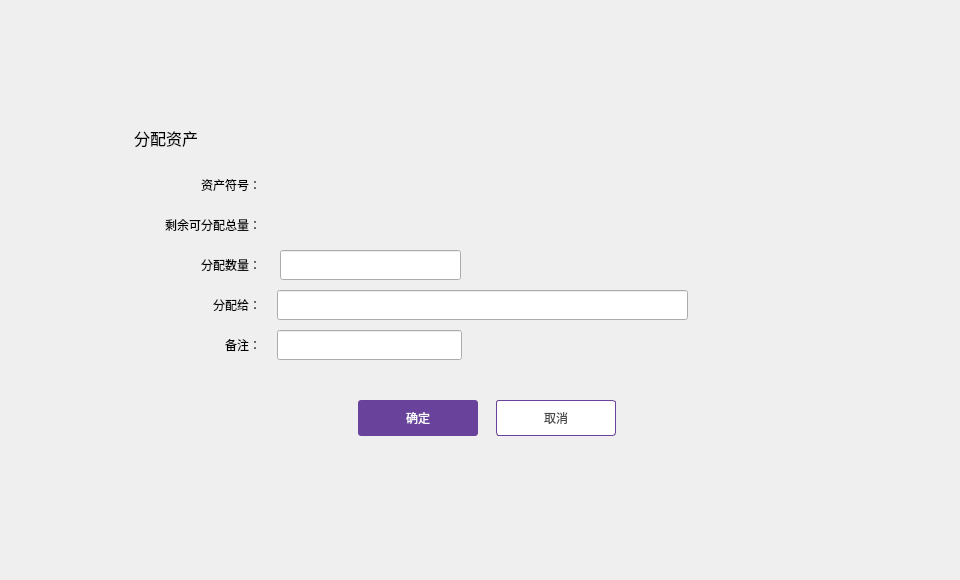
<?xml version="1.0" encoding="UTF-8"?>
<ui version="4.0">
 <class>AssetIssueDialog</class>
 <widget class="QDialog" name="AssetIssueDialog">
  <property name="geometry">
   <rect>
    <x>0</x>
    <y>0</y>
    <width>960</width>
    <height>580</height>
   </rect>
  </property>
  <property name="windowTitle">
   <string>Form</string>
  </property>
  <widget class="QWidget" name="widget" native="true">
   <property name="geometry">
    <rect>
     <x>0</x>
     <y>0</y>
     <width>960</width>
     <height>580</height>
    </rect>
   </property>
   <widget class="QWidget" name="containerWidget" native="true">
    <property name="geometry">
     <rect>
      <x>110</x>
      <y>110</y>
      <width>756</width>
      <height>411</height>
     </rect>
    </property>
    <widget class="QToolButton" name="cancelBtn">
     <property name="geometry">
      <rect>
       <x>386</x>
       <y>290</y>
       <width>120</width>
       <height>36</height>
      </rect>
     </property>
     <property name="font">
      <font>
       <family>微软雅黑</family>
      </font>
     </property>
     <property name="cursor">
      <cursorShape>PointingHandCursor</cursorShape>
     </property>
     <property name="focusPolicy">
      <enum>Qt::NoFocus</enum>
     </property>
     <property name="styleSheet">
      <string notr="true">QToolButton{background-color:#ffffff;color:#484848;border:1px solid rgb(105,67,155);border-radius:3px;}
QToolButton:hover{color:rgb(105,67,155);}</string>
     </property>
     <property name="text">
      <string>取消</string>
     </property>
    </widget>
    <widget class="QLabel" name="contactLabel2">
     <property name="geometry">
      <rect>
       <x>24</x>
       <y>17</y>
       <width>171</width>
       <height>21</height>
      </rect>
     </property>
     <property name="font">
      <font>
       <family>微软雅黑</family>
       <pointsize>12</pointsize>
      </font>
     </property>
     <property name="styleSheet">
      <string notr="true"/>
     </property>
     <property name="text">
      <string>分配资产</string>
     </property>
    </widget>
    <widget class="QLabel" name="label_2">
     <property name="geometry">
      <rect>
       <x>10</x>
       <y>100</y>
       <width>141</width>
       <height>30</height>
      </rect>
     </property>
     <property name="font">
      <font>
       <family>微软雅黑</family>
       <pointsize>9</pointsize>
      </font>
     </property>
     <property name="text">
      <string>剩余可分配总量：</string>
     </property>
     <property name="alignment">
      <set>Qt::AlignRight|Qt::AlignTrailing|Qt::AlignVCenter</set>
     </property>
    </widget>
    <widget class="QLabel" name="label">
     <property name="geometry">
      <rect>
       <x>80</x>
       <y>220</y>
       <width>71</width>
       <height>30</height>
      </rect>
     </property>
     <property name="font">
      <font>
       <family>微软雅黑</family>
       <pointsize>9</pointsize>
      </font>
     </property>
     <property name="text">
      <string>备注：</string>
     </property>
     <property name="alignment">
      <set>Qt::AlignRight|Qt::AlignTrailing|Qt::AlignVCenter</set>
     </property>
    </widget>
    <widget class="QLineEdit" name="addressLineEdit">
     <property name="geometry">
      <rect>
       <x>167</x>
       <y>180</y>
       <width>411</width>
       <height>30</height>
      </rect>
     </property>
     <property name="font">
      <font>
       <family>微软雅黑</family>
       <pointsize>9</pointsize>
      </font>
     </property>
    </widget>
    <widget class="QLineEdit" name="remarkLineEdit">
     <property name="geometry">
      <rect>
       <x>167</x>
       <y>220</y>
       <width>185</width>
       <height>30</height>
      </rect>
     </property>
     <property name="font">
      <font>
       <family>微软雅黑</family>
       <pointsize>9</pointsize>
      </font>
     </property>
    </widget>
    <widget class="QToolButton" name="okBtn">
     <property name="geometry">
      <rect>
       <x>248</x>
       <y>290</y>
       <width>120</width>
       <height>36</height>
      </rect>
     </property>
     <property name="font">
      <font>
       <family>微软雅黑</family>
      </font>
     </property>
     <property name="cursor">
      <cursorShape>PointingHandCursor</cursorShape>
     </property>
     <property name="focusPolicy">
      <enum>Qt::NoFocus</enum>
     </property>
     <property name="styleSheet">
      <string notr="true">QToolButton{background-color:rgb(105,67,155);color:#ffffff;border:none;border-radius:3px;}
QToolButton:hover{background-color:rgb(125,87,180);}
QToolButton:disabled{background-color:#cecece;}</string>
     </property>
     <property name="text">
      <string>确定</string>
     </property>
    </widget>
    <widget class="QLabel" name="label_4">
     <property name="geometry">
      <rect>
       <x>10</x>
       <y>60</y>
       <width>141</width>
       <height>30</height>
      </rect>
     </property>
     <property name="font">
      <font>
       <family>微软雅黑</family>
       <pointsize>9</pointsize>
      </font>
     </property>
     <property name="text">
      <string>资产符号：</string>
     </property>
     <property name="alignment">
      <set>Qt::AlignRight|Qt::AlignTrailing|Qt::AlignVCenter</set>
     </property>
    </widget>
    <widget class="QLabel" name="label_5">
     <property name="geometry">
      <rect>
       <x>10</x>
       <y>140</y>
       <width>141</width>
       <height>30</height>
      </rect>
     </property>
     <property name="font">
      <font>
       <family>微软雅黑</family>
       <pointsize>9</pointsize>
      </font>
     </property>
     <property name="text">
      <string>分配数量：</string>
     </property>
     <property name="alignment">
      <set>Qt::AlignRight|Qt::AlignTrailing|Qt::AlignVCenter</set>
     </property>
    </widget>
    <widget class="QLabel" name="label_6">
     <property name="geometry">
      <rect>
       <x>10</x>
       <y>180</y>
       <width>141</width>
       <height>30</height>
      </rect>
     </property>
     <property name="font">
      <font>
       <family>微软雅黑</family>
       <pointsize>9</pointsize>
      </font>
     </property>
     <property name="text">
      <string>分配给：</string>
     </property>
     <property name="alignment">
      <set>Qt::AlignRight|Qt::AlignTrailing|Qt::AlignVCenter</set>
     </property>
    </widget>
    <widget class="QLabel" name="symbolLabel">
     <property name="geometry">
      <rect>
       <x>180</x>
       <y>60</y>
       <width>151</width>
       <height>30</height>
      </rect>
     </property>
     <property name="text">
      <string/>
     </property>
    </widget>
    <widget class="QLabel" name="leftAmountLabel">
     <property name="geometry">
      <rect>
       <x>180</x>
       <y>100</y>
       <width>151</width>
       <height>30</height>
      </rect>
     </property>
     <property name="text">
      <string/>
     </property>
    </widget>
    <widget class="QLineEdit" name="amountLineEdit">
     <property name="geometry">
      <rect>
       <x>170</x>
       <y>140</y>
       <width>181</width>
       <height>30</height>
      </rect>
     </property>
     <property name="font">
      <font>
       <family>微软雅黑</family>
       <pointsize>9</pointsize>
      </font>
     </property>
    </widget>
   </widget>
  </widget>
 </widget>
 <resources/>
 <connections/>
</ui>
